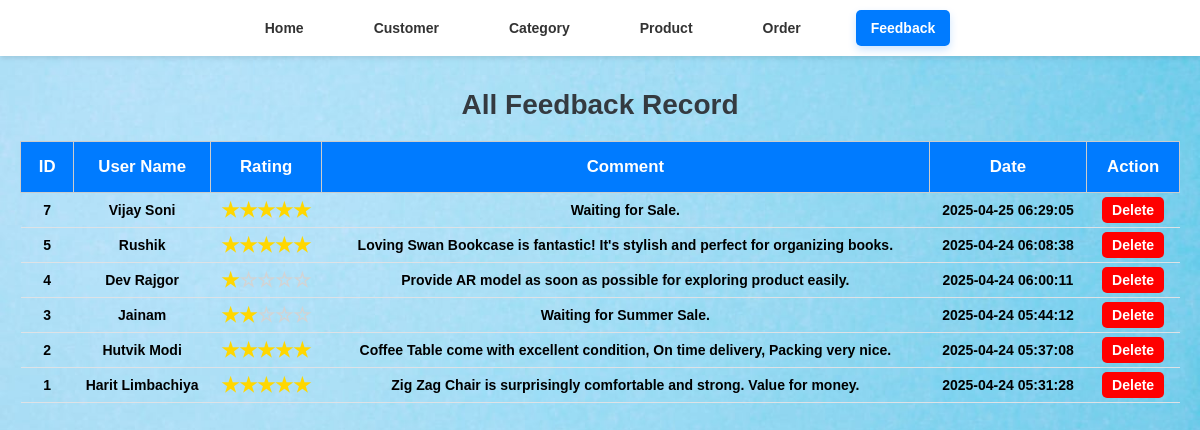
/feedback_manage.php (signed in), run on the app's committed database.
### tables this page shows
CREATE TABLE IF NOT EXISTS `feedback` (
  `id` int NOT NULL AUTO_INCREMENT,
  `customer_id` int DEFAULT NULL,
  `rating` int DEFAULT NULL,
  `comment` text,
  `add_on` timestamp NULL DEFAULT CURRENT_TIMESTAMP,
  PRIMARY KEY (`id`),
  KEY `customer_id` (`customer_id`)
);

CREATE TABLE IF NOT EXISTS `customer` (
  `id` int NOT NULL AUTO_INCREMENT,
  `name` varchar(50) NOT NULL,
  `email` varchar(50) NOT NULL,
  `password` varchar(255) NOT NULL,
  `contact_no` varchar(14) DEFAULT NULL,
  `status` enum('active','deactive') NOT NULL DEFAULT 'active',
  PRIMARY KEY (`id`),
  UNIQUE KEY `email` (`email`)
);

### feedback_manage.php (the view, shortened to what this page needs)
<?php
include 'db.php';
$sql = "SELECT f.id, f.rating, f.comment, f.add_on, c.name AS user_name FROM feedback f JOIN customer c ON f.customer_id = c.id
        ORDER BY f.id DESC";
$result = mysqli_query($conn, $sql);
function displayStars($rating) {
    $stars = '';
    for ($i = 1; $i <= 5; $i++) {
        if ($i <= $rating) {
            $stars .= '<span class="star filled">&#9733;</span>';
        } else {
            $stars .= '<span class="star">&#9734;</span>';
        }
    }
    return $stars;
}
?>
<!DOCTYPE html>
<html lang="en">
<head>
    <link rel="stylesheet" href="admincss/feedback.css">
</head>
<body>
<?php include 'admin_menubar.php'; ?>
<h1>All Feedback Record</h1>
<table>
    <thead>
        <tr>
            <th>ID</th>
            <th>User Name</th>
            <th>Rating</th>
            <th>Comment</th>
            <th>Date</th>
            <th>Action</th>
        </tr>
    </thead>
    <tbody>
        <?php if (mysqli_num_rows($result) > 0): ?>
            <?php while ($row = mysqli_fetch_assoc($result)): ?>
                <tr>
                    <td><?php echo $row['id']; ?></td>
                    <td><?php echo htmlspecialchars($row['user_name']); ?></td>
                    <td><?php echo displayStars($row['rating']); ?></td>
                    <td><?php echo htmlspecialchars($row['comment']); ?></td>
                    <td><?php echo $row['add_on']; ?></td>
                    <td>
                        <a href="?delete_id=<?php echo $row['id']; ?>" class="delete-button" onclick="return confirm('Are you sure you want to delete this feedback?');">Delete</a>
                    </td>
                </tr>
            <?php endwhile; ?>
        <?php else: ?>
            <tr>
                <td colspan="6">No feedback found.</td>
            </tr>
        <?php endif; ?>
    </tbody>
</table>
</body>
</html>

### admincss/feedback.css (style rules this page uses)
body { background-image: url('/img/icon/feedback1.jpg'); background-size: cover; background-repeat: no-repeat; background-position: center; background-attachment: fixed; font-family: Arial, sans-serif; color: black; font-size: 14px; margin: 0; padding: 70px 20px 20px; }
h1, h2 { color: #343a40; text-align: center; }
table { width: 100%; border-collapse: collapse; margin-top: 20px; font-weight: bold; }
th, td { padding: 5px; text-align: center; border-bottom: 1px solid #dee2e6; }
th { padding: 15px; background-color: #007bff; color: white; text-align: center; font-size: 1.2em; border: 1px solid #ccc; }
.star { font-size: 20px; color: gold; }
.star.filled { color: gold; }
.star { color: lightgray; }
.delete-button { background-color: red; color: white; border: none; padding: 5px 10px; cursor: pointer; border-radius: 5px; }
a { text-decoration: none; color: inherit; }

### data on the page
feedback: id "7", customer.name "Vijay Soni", comment "Waiting for Sale.", add_on "2025-04-25 06:29:05"
feedback: id "5", customer.name "Rushik", comment "Loving Swan Bookcase is fantastic! It's stylish and perfect for organizing books.", add_on "2025-04-24 06:08:38"
feedback: id "4", customer.name "Dev Rajgor", comment "Provide AR model as soon as possible for exploring product easily.", add_on "2025-04-24 06:00:11"
feedback: id "3", customer.name "Jainam", comment "Waiting for Summer Sale.", add_on "2025-04-24 05:44:12"
feedback: id "2", customer.name "Hutvik Modi", comment "Coffee Table come with excellent condition, On time delivery, Packing very nice.", add_on "2025-04-24 05:37:08"
feedback: id "1", customer.name "Harit Limbachiya", comment "Zig Zag Chair is surprisingly comfortable and strong. Value for money.", add_on "2025-04-24 05:31:28"
